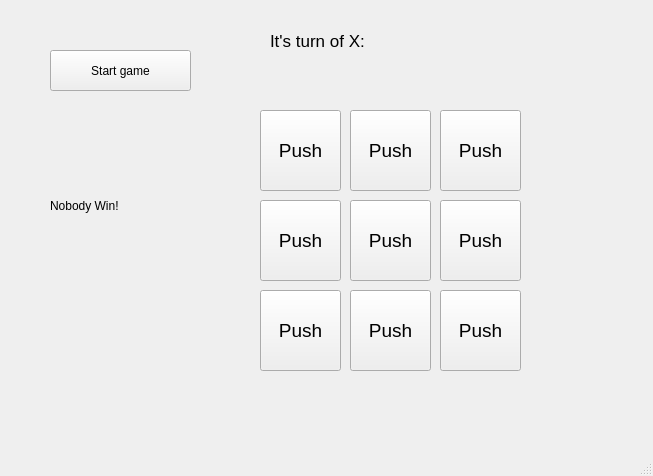
<?xml version="1.0" encoding="UTF-8"?>
<ui version="4.0">
 <class>MainWindow</class>
 <widget class="QMainWindow" name="MainWindow">
  <property name="geometry">
   <rect>
    <x>0</x>
    <y>0</y>
    <width>653</width>
    <height>476</height>
   </rect>
  </property>
  <property name="windowTitle">
   <string>MainWindow</string>
  </property>
  <widget class="QWidget" name="centralwidget">
   <widget class="QPushButton" name="button_start">
    <property name="geometry">
     <rect>
      <x>50</x>
      <y>50</y>
      <width>141</width>
      <height>41</height>
     </rect>
    </property>
    <property name="text">
     <string>Start game</string>
    </property>
   </widget>
   <widget class="QPushButton" name="button1x1">
    <property name="geometry">
     <rect>
      <x>260</x>
      <y>110</y>
      <width>81</width>
      <height>81</height>
     </rect>
    </property>
    <property name="font">
     <font>
      <pointsize>14</pointsize>
     </font>
    </property>
    <property name="text">
     <string>Push</string>
    </property>
    <property name="iconSize">
     <size>
      <width>20</width>
      <height>20</height>
     </size>
    </property>
   </widget>
   <widget class="QPushButton" name="button1x2">
    <property name="geometry">
     <rect>
      <x>350</x>
      <y>110</y>
      <width>81</width>
      <height>81</height>
     </rect>
    </property>
    <property name="font">
     <font>
      <pointsize>14</pointsize>
     </font>
    </property>
    <property name="text">
     <string>Push</string>
    </property>
    <property name="iconSize">
     <size>
      <width>20</width>
      <height>20</height>
     </size>
    </property>
   </widget>
   <widget class="QPushButton" name="button1x3">
    <property name="geometry">
     <rect>
      <x>440</x>
      <y>110</y>
      <width>81</width>
      <height>81</height>
     </rect>
    </property>
    <property name="font">
     <font>
      <pointsize>14</pointsize>
     </font>
    </property>
    <property name="text">
     <string>Push</string>
    </property>
    <property name="iconSize">
     <size>
      <width>20</width>
      <height>20</height>
     </size>
    </property>
   </widget>
   <widget class="QPushButton" name="button2x1">
    <property name="geometry">
     <rect>
      <x>260</x>
      <y>200</y>
      <width>81</width>
      <height>81</height>
     </rect>
    </property>
    <property name="font">
     <font>
      <pointsize>14</pointsize>
     </font>
    </property>
    <property name="text">
     <string>Push</string>
    </property>
    <property name="iconSize">
     <size>
      <width>20</width>
      <height>20</height>
     </size>
    </property>
   </widget>
   <widget class="QPushButton" name="button2x2">
    <property name="geometry">
     <rect>
      <x>350</x>
      <y>200</y>
      <width>81</width>
      <height>81</height>
     </rect>
    </property>
    <property name="font">
     <font>
      <pointsize>14</pointsize>
     </font>
    </property>
    <property name="text">
     <string>Push</string>
    </property>
    <property name="iconSize">
     <size>
      <width>20</width>
      <height>20</height>
     </size>
    </property>
   </widget>
   <widget class="QPushButton" name="button2x3">
    <property name="geometry">
     <rect>
      <x>440</x>
      <y>200</y>
      <width>81</width>
      <height>81</height>
     </rect>
    </property>
    <property name="font">
     <font>
      <pointsize>14</pointsize>
     </font>
    </property>
    <property name="text">
     <string>Push</string>
    </property>
    <property name="iconSize">
     <size>
      <width>20</width>
      <height>20</height>
     </size>
    </property>
   </widget>
   <widget class="QPushButton" name="button3x1">
    <property name="geometry">
     <rect>
      <x>260</x>
      <y>290</y>
      <width>81</width>
      <height>81</height>
     </rect>
    </property>
    <property name="font">
     <font>
      <pointsize>14</pointsize>
     </font>
    </property>
    <property name="text">
     <string>Push</string>
    </property>
    <property name="iconSize">
     <size>
      <width>20</width>
      <height>20</height>
     </size>
    </property>
   </widget>
   <widget class="QPushButton" name="button3x2">
    <property name="geometry">
     <rect>
      <x>350</x>
      <y>290</y>
      <width>81</width>
      <height>81</height>
     </rect>
    </property>
    <property name="font">
     <font>
      <pointsize>14</pointsize>
     </font>
    </property>
    <property name="text">
     <string>Push</string>
    </property>
    <property name="iconSize">
     <size>
      <width>20</width>
      <height>20</height>
     </size>
    </property>
   </widget>
   <widget class="QPushButton" name="button3x3">
    <property name="geometry">
     <rect>
      <x>440</x>
      <y>290</y>
      <width>81</width>
      <height>81</height>
     </rect>
    </property>
    <property name="font">
     <font>
      <pointsize>14</pointsize>
     </font>
    </property>
    <property name="text">
     <string>Push</string>
    </property>
    <property name="iconSize">
     <size>
      <width>20</width>
      <height>20</height>
     </size>
    </property>
   </widget>
   <widget class="QLabel" name="label_turn">
    <property name="geometry">
     <rect>
      <x>270</x>
      <y>30</y>
      <width>241</width>
      <height>21</height>
     </rect>
    </property>
    <property name="font">
     <font>
      <pointsize>13</pointsize>
     </font>
    </property>
    <property name="text">
     <string>It's turn of X:</string>
    </property>
   </widget>
   <widget class="QLabel" name="labe_win">
    <property name="geometry">
     <rect>
      <x>50</x>
      <y>160</y>
      <width>141</width>
      <height>91</height>
     </rect>
    </property>
    <property name="text">
     <string>Nobody Win!</string>
    </property>
   </widget>
  </widget>
  <widget class="QMenuBar" name="menubar">
   <property name="geometry">
    <rect>
     <x>0</x>
     <y>0</y>
     <width>653</width>
     <height>25</height>
    </rect>
   </property>
  </widget>
  <widget class="QStatusBar" name="statusbar"/>
 </widget>
 <resources/>
 <connections/>
</ui>
